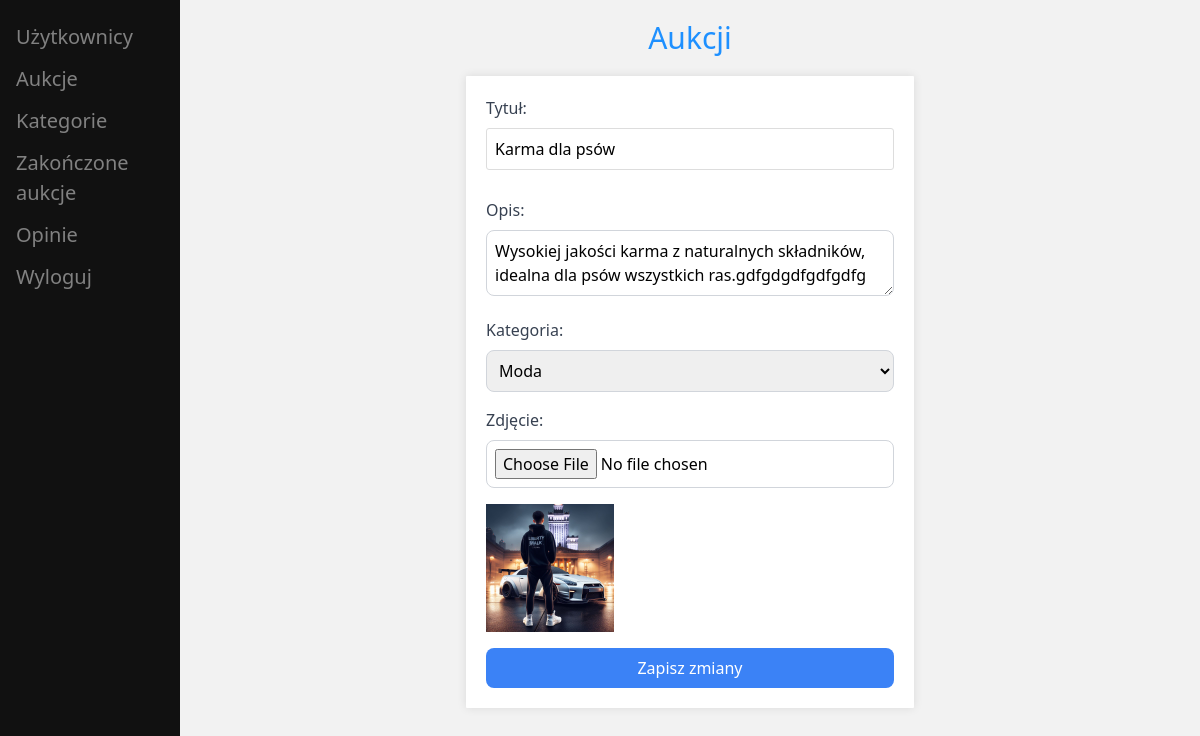
Page /dist/edit_auction.php?id_auction=45 (signed in) on the committed database.
### tables this page shows
CREATE TABLE `auctions` (
  `id_auction` int(11) NOT NULL,
  `id_user` int(11) NOT NULL,
  `id_category` int(11) NOT NULL,
  `title` varchar(50) NOT NULL,
  `description` varchar(1000) NOT NULL,
  `image` varchar(255) NOT NULL,
  `start_price` double NOT NULL,
  `end_time` datetime NOT NULL DEFAULT current_timestamp(),
  `highest_bidder_id` int(11) DEFAULT NULL,
  `status` varchar(50) NOT NULL DEFAULT 'active'
);

CREATE TABLE `categories` (
  `id_category` int(11) NOT NULL,
  `category_name` varchar(100) NOT NULL
);

### dist/edit_auction.php (the view, shortened to what this page needs)
<?php
include_once "../scripts/connect.php";
$id_auction = isset($_GET['id_auction']) ? (int)$_GET['id_auction'] : 0;
try {
    $sql = "SELECT * FROM auctions WHERE id_auction = :id_auction";
    $stmt = $conn->prepare($sql);
    $stmt->bindParam(':id_auction', $id_auction, PDO::PARAM_INT);
    $stmt->execute();
    $auction = $stmt->fetch(PDO::FETCH_ASSOC);
    $categoriesQuery = "SELECT id_category, category_name FROM categories";
    $categoriesStmt = $conn->prepare($categoriesQuery);
    $categoriesStmt->execute();
    $categories = $categoriesStmt->fetchAll(PDO::FETCH_ASSOC);
} catch (PDOException $e) {
    echo "Błąd bazy danych: " . $e->getMessage();
    exit;
}
?>
<!DOCTYPE html>
<html lang="en">
<head>
    <link rel="stylesheet" href="../src/admin.css">
    <link href="https://cdn.jsdelivr.net/npm/tailwindcss@2.2.19/dist/tailwind.min.css" rel="stylesheet">
</head>
<body>
<div class="sidebar">
        <a href="admin.php"><i class="fa fa-fw fa-user"></i> Użytkownicy</a>
        <a href="auctions_admin.php"><i class="fa fa-clipboard"></i> Aukcje</a>
        <a href="category_admin.php"><i class="fa fa-clipboard"></i> Kategorie</a>
        <a href="finished_auction_admin.php"><i class="fa fa-clipboard"></i> Zakończone aukcje</a>
        <a href="admin_reviews.php"><i class="fa fa-clipboard"></i> Opinie</a>
        <a href="../scripts/logout.php"><i class="fa fa-clipboard"></i> Wyloguj</a>
    </div>
    <div class="main">
    <h1 class="text-3xl mb-5"> Aukcji</h1>
    <form class="m-auto w-full max-w-md flex flex-col h-auto" action="" method="post" enctype="multipart/form-data" class="bg-white p-6 rounded-lg shadow-lg">
        <div class="mb-4">
            <label class="block text-gray-700">Tytuł:</label>
            <input type="text" name="title" value="<?php echo htmlspecialchars($auction['title']); ?>" class="border border-gray-300 p-2 w-full rounded-lg">
        </div>
        <div class="mb-4">
            <label class="block text-gray-700">Opis:</label>
            <textarea name="description" class="border border-gray-300 p-2 w-full rounded-lg"><?php echo htmlspecialchars($auction['description']); ?></textarea>
        </div>
        <div class="mb-4">
            <label class="block text-gray-700">Kategoria:</label>
            <select name="category" class="border border-gray-300 p-2 w-full rounded-lg">
                <?php foreach ($categories as $cat): ?>
                    <option value="<?php echo $cat['id_category']; ?>" <?php if ($auction['id_category'] == $cat['id_category']) echo 'selected'; ?>>
                        <?php echo htmlspecialchars($cat['category_name']); ?>
                    </option>
                <?php endforeach; ?>
            </select>
        </div>
        <div class="mb-4">
            <label class="block text-gray-700">Zdjęcie:</label>
            <input type="file" name="image" class="border border-gray-300 p-2 w-full rounded-lg">
            <img src="<?php echo $auction['image']; ?>" alt="Obraz aukcji" class="mt-4 w-32 h-32">
        </div>
        <button type="submit" class="bg-blue-500 text-white px-4 py-2 rounded-lg">Zapisz zmiany</button>
    </form>
    </div>
</body>
</html>

### src/admin.css (style rules this page uses)
body { font-family: Arial, sans-serif; background-color: #f2f2f2; padding: 20px; }
h1 { text-align: center; color: #1E90FF; }
form { max-width: 1400px; margin: 0 auto; background-color: #fff; padding: 20px; border-radius: 1px; box-shadow: 0 0 10px rgba(0, 0, 0, 0.1); display: flex; }
label { display: block; margin-bottom: 8px; }
input[type="text"], input[type="email"], input[type="password"] { width: 100%; padding: 8px; border-radius: 3px; border: 1px solid #ddd; margin-bottom: 12px; }
.sidebar { height: 100%; width: 180px; position: fixed; z-index: 1; top: 0; left: 0; background-color: #111; overflow-x: hidden; padding-top: 16px; }
.sidebar a { padding: 6px 8px 6px 16px; text-decoration: none; font-size: 20px; color: #818181; display: block; }
.main { margin-left: 180px; padding: 0px 10px; }

### rows in the picture
auctions: title "Karma dla psów", description "Wysokiej jakości karma z naturalnych składników, idealna dla psów wszystkich ras.gdfgdgdfgdfgdfg", category "Moda", image (picture)
